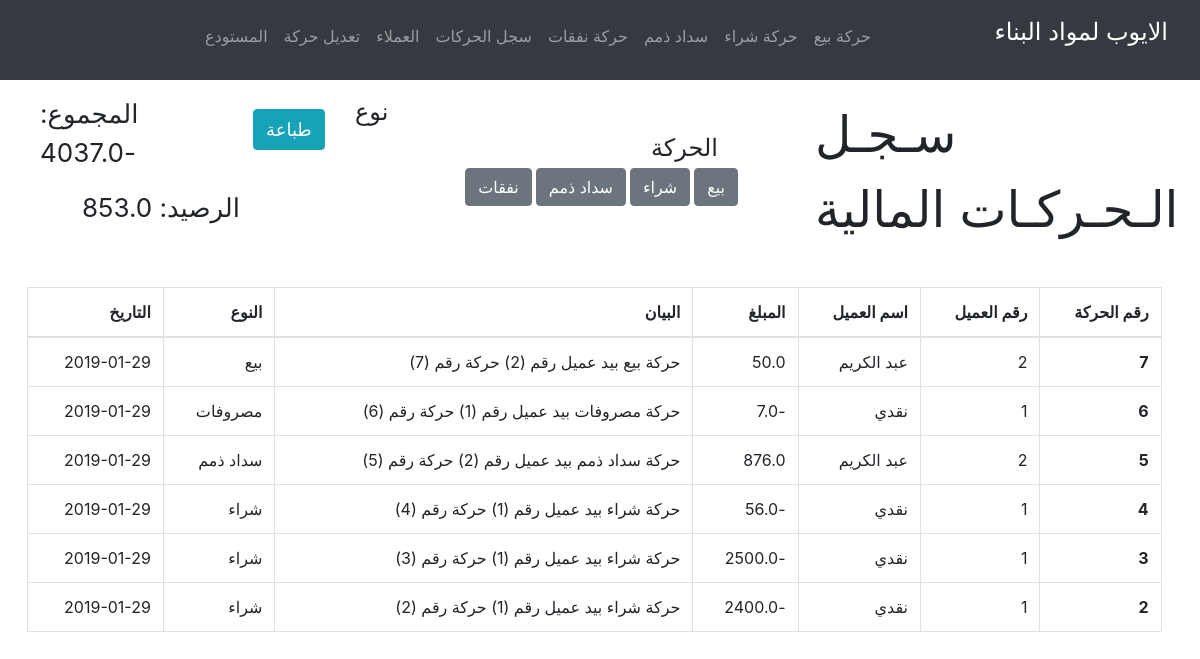
The app's page /cash, older data.
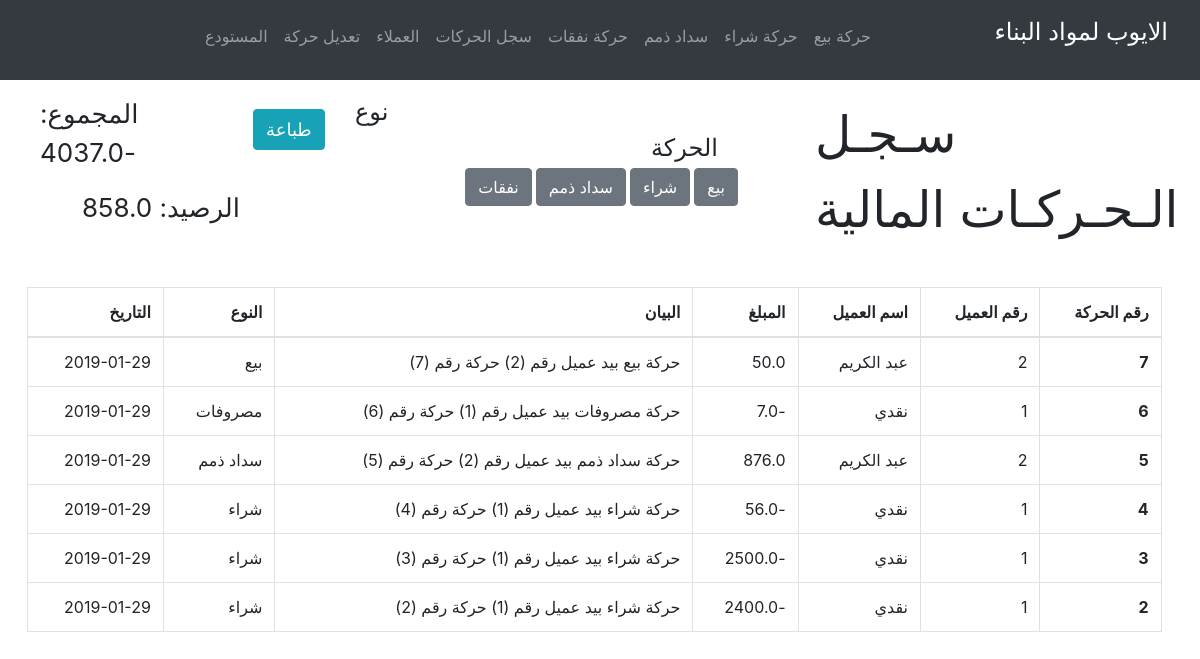
The same page, newer data.
### tables this page shows
CREATE TABLE clients (clientId INTEGER PRIMARY KEY, client_name TEXT, client_phone TEXT, client_balance REAL);

CREATE TABLE cash (transactionId INTEGER PRIMARY KEY, clientId INTEGER, amount REAL, typeId VARCHAR(1), type_name TEXT, date TEXT);

### app.py (the view)
@app.route("/cash", methods=["GET"])
def cash():
  stats = {
    'total': 0,
    'balance': db.execute("SELECT client_balance FROM clients WHERE clientId = 1").fetchone()[0]
  }
  transactions = []
  query = db.execute("SELECT * FROM cash ORDER BY transactionId DESC").fetchall()
  for record in query:
    clientNameQuery = db.execute("SELECT client_name FROM clients WHERE clientId = (?)", [record[1]]).fetchone()
    stats['total'] += record[2]
    transactions.append({
      'id': record[0],
      'clientId': record[1],
      'clientName': clientNameQuery[0] if clientNameQuery else "",
      'amount': record[2],
      'descreption': str("حركة " + str(record[4]) +  " بيد عميل رقم " + "(" +str(record[1]) + ")" + " حركة رقم " + "(" + str(record[0]) + ")"),
      'type': record[4],
      'date': record[5]
    })
  return render_template('cash.html', transactions=transactions, stats=stats)

### app.py (called while the page is built)
@app.after_request
def after_request(response):
  response.headers["Cache-Control"] = "no-cache, no-store, must-revalidate"
  response.headers["Expires"] = 0
  response.headers["Pragma"] = "no-cache"
  return response

### templates/cash.html (shortened to what this page needs)
{% extends "layout.html" %}
{% block head %}
  <link href="/static/css/cash.css" rel="stylesheet">
{% endblock %}
{% block body %}
  <div class="main row">
    <div class="col-md-4">
      <div class="head-text">
        <p>سـجـل الـحـركـات المالية</p>
      </div>
    </div>
    <div class="col-md-4 transactionType">
      <span class="transactionTypeText">نوع الحركة</span>
      <div class="row">
        <button class="btn btn-secondary type" value="S">بيع</button>
        <button class="btn btn-secondary type" value="B">شراء</button>
        <button class="btn btn-secondary type" value="R">سداد ذمم</button>
        <button class="btn btn-secondary type" value="E">نفقات</button>
      </div>
    </div>
    <div class="col-md-1">
      <button class="btn btn-info" id="print">طباعة</button>
    </div>
    <div class="col-md-2">
      <div class="row">
        <p id="total">المجموع: {{ stats.total }}</p>
      </div>
      <div class="row">
        <p>الرصيد: {{ stats.balance }}</p>
      </div>
    </div>
  </div>
  <div class="center-table">
    <table class="table table-bordered">
      <thead class="text-right">
        <tr>
          <th scope="col">رقم الحركة</th>
          <th scope="col">رقم العميل</th>
          <th scope="col">اسم العميل</th>
          <th scope="col">المبلغ</th>
          <th scope="col">البيان</th>
          <th scope="col">النوع</th>
          <th scope="col">التاريخ</th>
        </tr>
      </thead>
      <tbody class="text-right">
        {% for transaction in transactions %}
          <tr>
            <th scope="row">{{ transaction.id }}</th>
            <td>{{ transaction.clientId }}</td>
            <td>{{ transaction.clientName }}</td>
            <td>{{ transaction.amount }}</td>
            <td>{{ transaction.descreption }}</td>
            <td>{{ transaction.type }}</td>
            <td>{{ transaction.date }}</td>
          </tr>
        {% endfor %}
      </tbody>
    </table>
  </div>
{% endblock %}

### templates/layout.html (shortened to what this page needs)
<!DOCTYPE html>
<html lang="ar" dir="rtl">
  <head>
    <link href="/static/bootstrap/css/bootstrap-reboot.css" rel="stylesheet">
    <link href="/static/bootstrap/css/bootstrap-grid.css" rel="stylesheet">
    <link href="/static/bootstrap/css/bootstrap.css" rel="stylesheet">
    <link href="/static/css/layout.css" rel="stylesheet">
    {% block head %}{% endblock %}
  </head>
  <body>
    <nav class="navbar fixed-top navbar-expand-lg navbar-dark bg-dark pull-right">
      <a class="navbar-brand" href="/"><p class="headtext">الايوب لمواد البناء</p></a>
          <ul class="navbar-nav mr-auto mt-2">
              <li class="nav-item"><a class="nav-link" href="/transaction"><p class="font-weight-light"><strong>حركة بيع</strong></p></a></li>
              <li class="nav-item"><a class="nav-link" href="/addItems"><p class="font-weight-light"><strong> حركة شراء</strong></p></a></li>
              <li class="nav-item"><a class="nav-link" href="/repayDebt"><p class="font-weight-light"><strong>سداد ذمم</strong></p></a></li>
              <li class="nav-item"><a class="nav-link" href="/expense"><p class="font-weight-light"><strong>حركة نفقات</strong></p></a></li>
              <li class="nav-item"><a class="nav-link" href="/transactionLog"><p class="font-weight-light"><strong>سجل الحركات</strong></p></a></li>
              <li class="nav-item"><a class="nav-link" href="/clients"><p class="font-weight-light"><strong>العملاء</strong></p></a></li>
              <li class="nav-item"><a class="nav-link" href="/editTransactionForm"><p class="font-weight-light"><strong>تعديل حركة</strong></p></a></li>
              <li class="nav-item"><a class="nav-link" href="/inventory"><p class="font-weight-light"><strong>المستودع</strong></p></a></li>
          </ul>
          <ul class="navbar-nav ml-auto mt-2">
              <li class="nav-item"><a class="nav-link" href="/logout"><p class="font-weight-light"><strong>&nbsp;&nbsp;&nbsp;&nbsp;&nbsp;&nbsp;&nbsp;&nbsp;&nbsp;&nbsp;&nbsp;</strong></p></a></li>
          </ul>
    </nav>
    <div class="container-fluid">
    {% block body %}{% endblock %}
    </div>
  </body>
</html>

### static/css/layout.css (style rules this page uses)
.headtext { font-size: larger; }

### static/css/cash.css (style rules this page uses)
.row.main { margin-top: 8%; }
.head-text { margin-top: 1%; font-size: 50px; }
.center-table { margin-top: 2%; margin-right: 2%; margin-left: 1%; }
.col-md-2 { font-size: 26px; }
.transactionTypeText { margin-left: 80%; font-size: 24px; }
.transactionType { margin-right: 5%; }
button { padding: 5%; margin: 0.5%; }
button#print { margin-left: 50%; margin-top: 22%; font-size: 18px; }

Row changes from the older to the newer data that the page shows:
changed clients "نقدي": balance "853.0" → "858.0"
